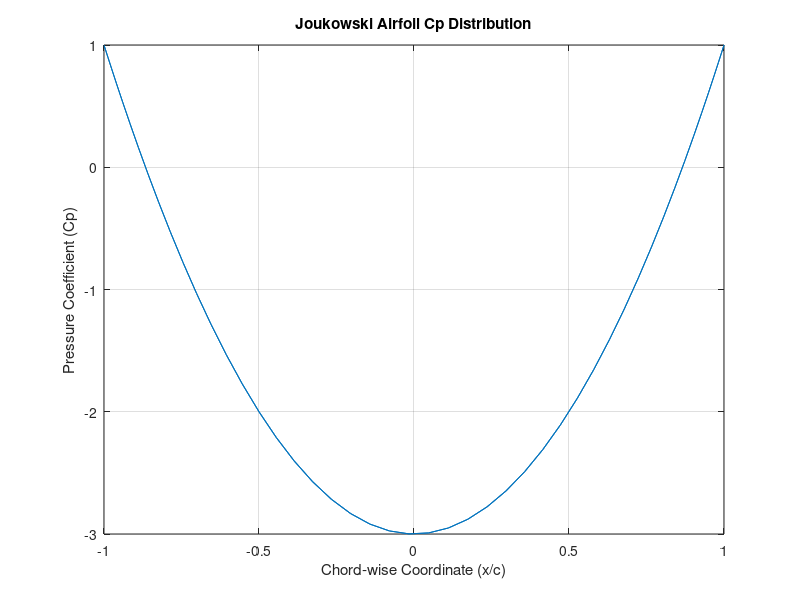

Write the MATLAB code that produced this figure.
% Define parameters
c = 1.0;   % Chord length
V_inf = 1.0;  % Freestream velocity

% Generate airfoil points using Joukowski transform
theta = linspace(0, 2*pi, 100);
z = c * (cos(theta) + 1i * sin(theta));
w = z + c^2 ./ z;

% Calculate velocity components
dw_dz = 1 - c^2 ./ z.^2;
u = real(dw_dz);
v = imag(dw_dz);

% Calculate pressure coefficient
Cp = 1 - (u.^2 + v.^2) / V_inf^2;

% Plot Cp distribution
figure;
plot(real(z/c), Cp);
xlabel('Chord-wise Coordinate (x/c)');
ylabel('Pressure Coefficient (Cp)');
title('Joukowski Airfoil Cp Distribution');
grid on;
